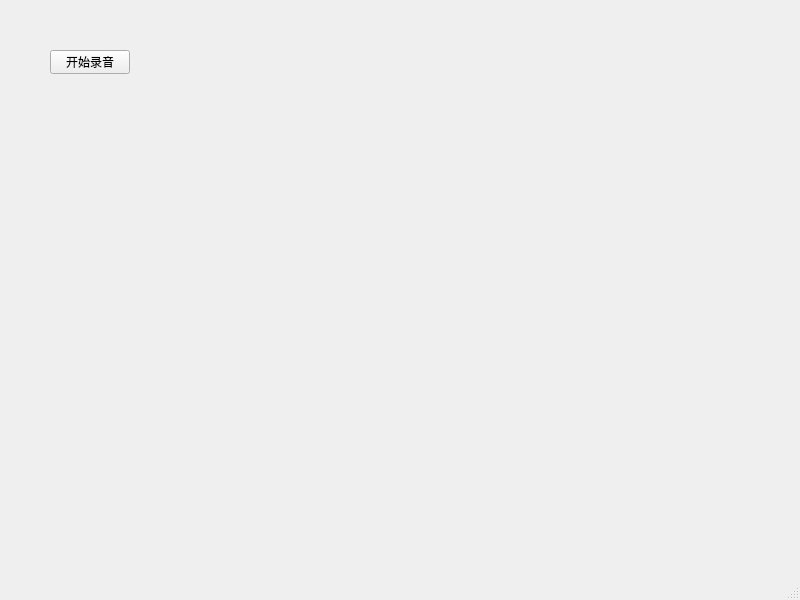
<?xml version="1.0" encoding="UTF-8"?>
<ui version="4.0">
 <class>MainWindow</class>
 <widget class="QMainWindow" name="MainWindow">
  <property name="geometry">
   <rect>
    <x>0</x>
    <y>0</y>
    <width>800</width>
    <height>600</height>
   </rect>
  </property>
  <property name="windowTitle">
   <string>MainWindow</string>
  </property>
  <widget class="QWidget" name="centralwidget">
   <widget class="QPushButton" name="startAudioRecord">
    <property name="geometry">
     <rect>
      <x>50</x>
      <y>50</y>
      <width>80</width>
      <height>24</height>
     </rect>
    </property>
    <property name="text">
     <string>开始录音</string>
    </property>
   </widget>
  </widget>
  <widget class="QMenuBar" name="menubar">
   <property name="geometry">
    <rect>
     <x>0</x>
     <y>0</y>
     <width>800</width>
     <height>21</height>
    </rect>
   </property>
  </widget>
  <widget class="QStatusBar" name="statusbar"/>
 </widget>
 <resources/>
 <connections/>
</ui>
